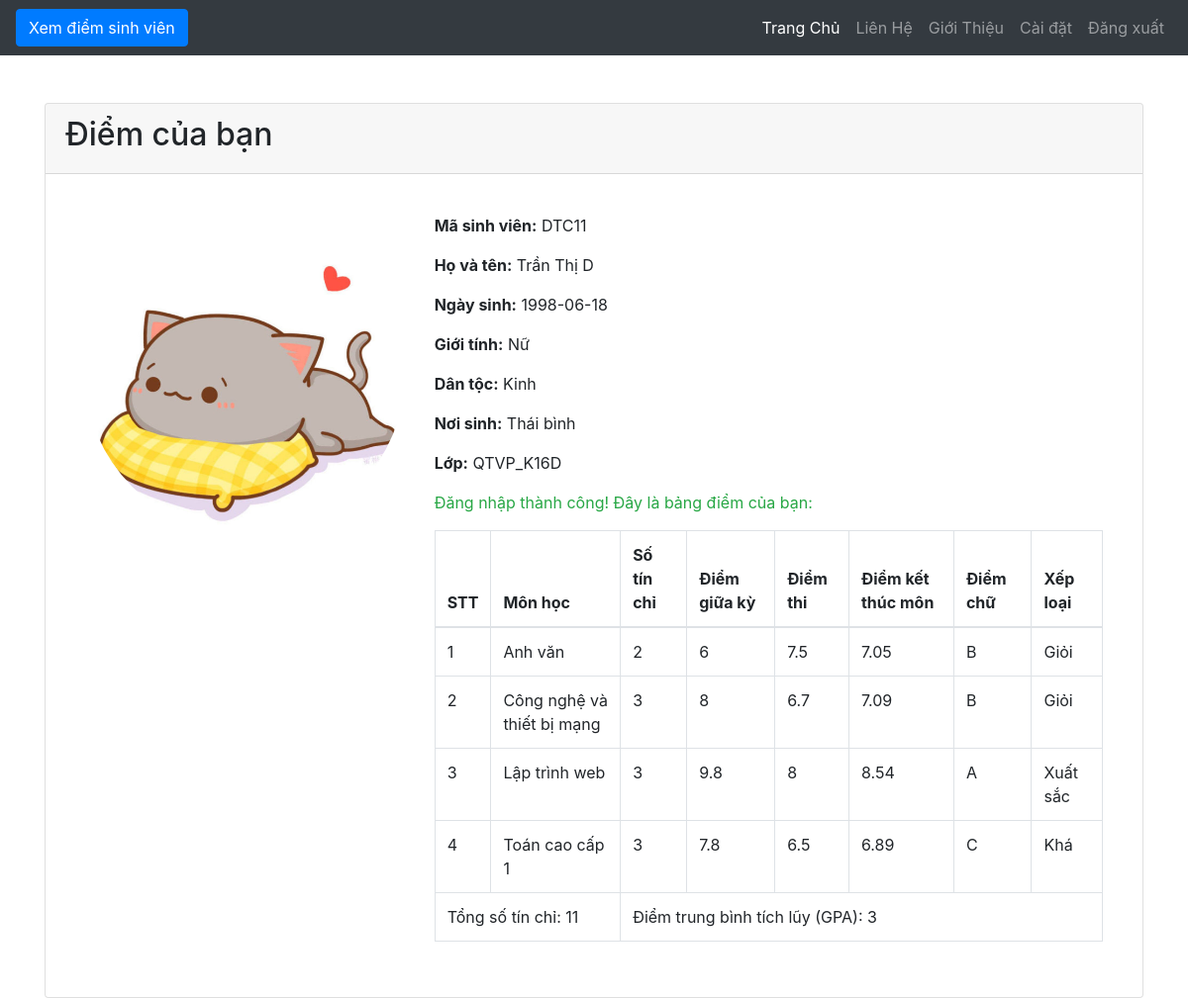
The app's page /bailam/grades.php (signed in) with its own data.
### tables this page shows
CREATE TABLE `sinhvien` (
  `ma_sv` varchar(50) NOT NULL,
  `hoten_sv` varchar(255) NOT NULL,
  `ngay_sinh` date NOT NULL,
  `gioi_tinh` varchar(5) NOT NULL,
  `dan_toc` varchar(30) NOT NULL,
  `noi_sinh` varchar(255) NOT NULL,
  `ma_lop` varchar(50) NOT NULL
);

CREATE TABLE `diemhocphan` (
  `ma_sv` varchar(50) NOT NULL,
  `ma_mon` varchar(50) NOT NULL,
  `diem_giua_ky` float NOT NULL,
  `diem_thi_hp` float NOT NULL
);

CREATE TABLE `monhocphan` (
  `ma_mon` varchar(50) NOT NULL,
  `ten_mon` varchar(255) NOT NULL,
  `sotinchi` int(11) NOT NULL,
  `ma_hk` varchar(10) NOT NULL
);

### bailam/grades.php (the view, shortened to what this page needs)
<?php
include 'config.php';
$ma_sv = $_SESSION['ma_sv'];
$conn = new mysqli($servername, $username, $password, $dbname);
$sql_sv = "SELECT * FROM sinhvien WHERE ma_sv = '$ma_sv'";
$result_sv = $conn->query($sql_sv);
if ($result_sv->num_rows > 0) {
    $row_sv = $result_sv->fetch_assoc();
    $hoten_sv = $row_sv['hoten_sv'];
    $ngay_sinh_sv = $row_sv['ngay_sinh'];
    $gioi_tinh_sv = $row_sv['gioi_tinh'];
    $dan_toc_sv = $row_sv['dan_toc'];
    $noi_sinh_sv = $row_sv['noi_sinh'];
    $ma_lop_sv = $row_sv['ma_lop'];
}
$result_sv = $conn->query($sql_sv);
if ($result_sv->num_rows > 0) {
    $row_sv = $result_sv->fetch_assoc();
    $hoten_sv = $row_sv['hoten_sv'];
} else {
    $hoten_sv = "Không tìm thấy tên sinh viên";
}
$sql = "SELECT monhocphan.ma_mon, monhocphan.ten_mon, monhocphan.sotinchi, diemhocphan.diem_giua_ky, diemhocphan.diem_thi_hp
        FROM diemhocphan
        JOIN monhocphan ON diemhocphan.ma_mon = monhocphan.ma_mon
        WHERE diemhocphan.ma_sv = '$ma_sv'";
$result = $conn->query($sql);
?>
<!DOCTYPE html>
<html lang="vi">
<head>
    <link href="bootstraps/vendor/fontawesome-free/css/all.min.css" rel="stylesheet" type="text/css">
    <link href="bootstraps/css/sb-admin.css" rel="stylesheet">
</head>
<body id="page-top">
<?php include 'header.php'; ?>
<div class="container mt-5">
    <div class="card">
        <div class="card-header">
            <h2>Điểm của bạn</h2>
        </div>
        <div class="card-body">
            <div class="card-body">
                <div class="row">
                    <div class="col-md-4">
                        <img src="images/avatar.jpg" class="img-fluid rounded-circle" alt="Ảnh đại diện">
                    </div>
                    <div class="col-md-8">
                        <p><strong>Mã sinh viên:</strong> <?php echo $ma_sv; ?></p>
                        <p><strong>Họ và tên:</strong> <?php echo $hoten_sv; ?></p>
                        <p><strong>Ngày sinh:</strong> <?php echo $ngay_sinh_sv; ?></p>
                        <p><strong>Giới tính:</strong> <?php echo $gioi_tinh_sv; ?></p>
                        <p><strong>Dân tộc:</strong> <?php echo $dan_toc_sv; ?></p>
                        <p><strong>Nơi sinh:</strong> <?php echo $noi_sinh_sv; ?></p>
                        <p><strong>Lớp:</strong> <?php echo $ma_lop_sv; ?></p>
                        <p class="text-success">Đăng nhập thành công! Đây là bảng điểm của bạn:</p>
                        <table class="table table-bordered">
                        <thead>
    <tr>
        <th>STT</th>
        <th>Môn học</th>
        <th>Số tín chỉ</th>
        <th>Điểm giữa kỳ</th>
        <th>Điểm thi</th>
        <th>Điểm kết thúc môn</th>
        <th>Điểm chữ</th>
        <th>Xếp loại</th>
    </tr>
</thead>
<tbody>
    <?php
    $tong_tin_chi = 0;
    $tong_diem = 0;
    $stt = 0;
    if ($result->num_rows > 0) {
        while ($row = $result->fetch_assoc()) {
            $stt++;
            $tong_tin_chi += $row["sotinchi"];
            $diem_giua_ky = $row["diem_giua_ky"];
            $diem_thi_hp = $row["diem_thi_hp"];
            $diem_ket_thuc = round(($diem_giua_ky * 0.3 + $diem_thi_hp * 0.7), 2);
            $diem_chu = '';
            if ($diem_ket_thuc >= 8.5) {
                $diem_chu = 'A';
            } elseif ($diem_ket_thuc >= 7) {
                $diem_chu = 'B';
            } elseif ($diem_ket_thuc >= 5.5) {
                $diem_chu = 'C';
            } elseif ($diem_ket_thuc >= 4) {
                $diem_chu = 'D';
            } else {
                $diem_chu = 'F';
            }
            switch ($diem_chu) {
                case 'A':
                    $diem_so = 4.0;
                    break;
                case 'B':
                    $diem_so = 3.0;
                    break;
                case 'C':
                    $diem_so = 2.0;
                    break;
            }
            $tong_diem += $diem_so * $row["sotinchi"];
            $xep_loai = '';
            switch ($diem_chu) {
                case 'A':
                    $xep_loai = 'Xuất sắc';
                    break;
                case 'B':
                    $xep_loai = 'Giỏi';
                    break;
                case 'C':
                    $xep_loai = 'Khá';
                    break;
            }
            echo "<tr><td>" . $stt . "</td><td>" . $row["ten_mon"] . "</td><td>" . $row["sotinchi"] . "</td><td>" . $diem_giua_ky . "</td><td>" . $diem_thi_hp . "</td><td>" . $diem_ket_thuc . "</td><td>" . $diem_chu . "</td><td>" . $xep_loai . "</td></tr>";
        }
    } else {
        echo "<tr><td colspan='8' class='text-center'>Không có điểm</td></tr>";
    }
    if ($tong_tin_chi > 0) {
        $gpa = round($tong_diem / $tong_tin_chi, 2);
    } else {
        $gpa = 0.0;
    }
    ?>
</tbody>
<tfoot>
    <tr>
        <td colspan="2">Tổng số tín chỉ: <?php echo $tong_tin_chi; ?></td>
        <td colspan="6">Điểm trung bình tích lũy (GPA): <?php echo $gpa; ?></td>
    </tr>
</tfoot>
</div>
                </div>
            </div>
        </div>
    </div>
</div>
</body>
</html>

### records on screen
sinhvien: hoten_sv "Trần Thị D", ngay_sinh "1998-06-18", gioi_tinh "Nữ", dan_toc "Kinh", noi_sinh "Thái bình", ma_lop "QTVP_K16D"
diemhocphan: monhocphan.ten_mon "Anh văn", monhocphan.sotinchi "2", diem_giua_ky "6", diem_thi_hp "7.5", diem_ket_thuc "7.05", diem_chu "B", xep_loai "Giỏi"
diemhocphan: monhocphan.ten_mon "Công nghệ và thiết bị mạng", monhocphan.sotinchi "3", diem_giua_ky "8", diem_thi_hp "6.7", diem_ket_thuc "7.09", diem_chu "B", xep_loai "Giỏi"
diemhocphan: monhocphan.ten_mon "Lập trình web", monhocphan.sotinchi "3", diem_giua_ky "9.8", diem_thi_hp "8", diem_ket_thuc "8.54", diem_chu "A", xep_loai "Xuất sắc"
diemhocphan: monhocphan.ten_mon "Toán cao cấp 1", monhocphan.sotinchi "3", diem_giua_ky "7.8", diem_thi_hp "6.5", diem_ket_thuc "6.89", diem_chu "C", xep_loai "Khá"

### other values on screen
$ma_sv "DTC11"
$tong_tin_chi "11"
$gpa "3"
